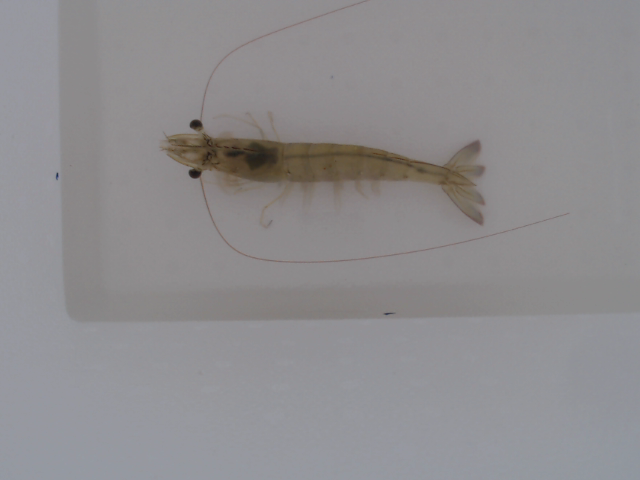
#> input picture test/s1_4.png, 640 x 480 px
$ jupyter execute --allow-errors training_model.ipynb
#> lines starting #> are read from the running program, lines starting #| are printed output that depends on the picture
[cell 1]
import cv2
import numpy as np
import os
import glob

def process_image(img_path, output_folder, min_area=3000, max_hole_area=500):
    # Đọc ảnh gốc
#> called with img_path = 'test/s1_4.png', output_folder = 'contour_shrimp', min_area = 3000, max_hole_area = 500
    img = cv2.imread(img_path)
#> img is the input picture: shape (480, 640, 3); mean B, G, R 143, 140.8, 142.5
    if img is None:
        print(f"Không thể đọc ảnh: {img_path}")
        return 0

    original = img.copy()

    # Bước 1: Tách nền xanh -> lấy vùng tôm
    hsv = cv2.cvtColor(img, cv2.COLOR_BGR2HSV)
#> hsv: shape (480, 640, 3); mean H, S, V 112.8, 11.5, 145.5
    lower_blue = np.array([90, 50, 50])
    upper_blue = np.array([140, 255, 255])

    lower_white = np.array([0, 0, 200])
    upper_white = np.array([180, 50, 255])
    mask = cv2.inRange(hsv, lower_white,upper_white)
#> mask: shape (480, 640); every value is 0
    mask_inv = cv2.bitwise_not(mask)
#> mask_inv: shape (480, 640); every value is 255

    # Bước 2: Morphology để làm mượt mask
    kernel = cv2.getStructuringElement(cv2.MORPH_ELLIPSE, (3,3))
    mask_clean = cv2.morphologyEx(mask_inv, cv2.MORPH_OPEN, kernel)
    mask_clean = cv2.morphologyEx(mask_clean, cv2.MORPH_CLOSE, kernel)

    # Bước 3: Fill các lỗ nhỏ bên trong vật thể
    final_mask = mask_clean.copy()
    contours, hierarchy = cv2.findContours(mask_clean, cv2.RETR_CCOMP, cv2.CHAIN_APPROX_SIMPLE)
#> contours = [[[0, 0], [0, 479], [639, 479], [639, 0]]]
    if hierarchy is not None:
        for i in range(len(contours)):
            if hierarchy[0][i][3] != -1:
                area = cv2.contourArea(contours[i])
                if area < max_hole_area:
                    cv2.drawContours(final_mask, contours, i, 255, cv2.FILLED)
#> this loop made 1 pass

    # Bước 4: Erosion nhẹ hơn
    kernel = np.ones((3,3), np.uint8)
    eroded = cv2.erode(final_mask, kernel, iterations=1)

    # Bước 5: Distance transform
    dist_transform = cv2.distanceTransform(eroded, cv2.DIST_L2, 5)
#> dist_transform: shape (480, 640) float32; every value is 3.4e+38
    ret, sure_fg = cv2.threshold(dist_transform, 0.3*dist_transform.max(), 255, 0)
#> sure_fg: shape (480, 640) float32; every value is 255
#> ret = 1.02e+38
    sure_fg = np.uint8(sure_fg)

    unknown = cv2.subtract(final_mask, sure_fg)

    # Bước 6: Marker labelling
    ret, markers = cv2.connectedComponents(sure_fg)
#> markers: shape (480, 640) int32; every value is 1
#> ret = 2
    markers = markers + 1
#> markers: shape (480, 640) int32; every value is 2
    markers[unknown == 255] = 0

    # Watershed
    markers = cv2.watershed(original, markers)
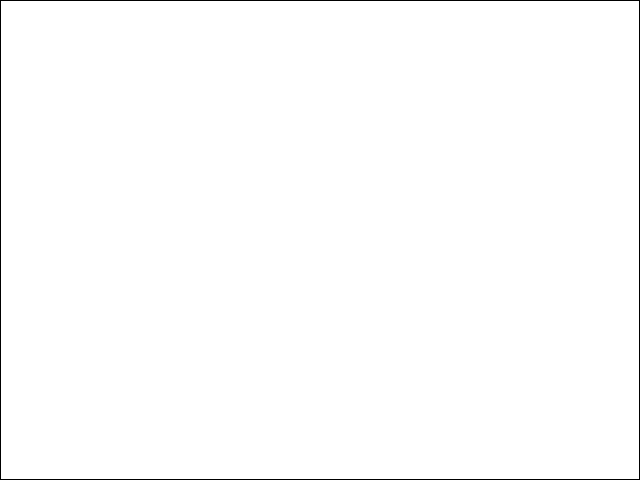
#> markers: shape (480, 640) int32; values -1 (black) and 2 (white), 99.3% white; black in thin lines or dots

    # Bước 7: Lưu từng contour của tôm
    shrimp_count = 0
    global_shrimp_index = get_global_shrimp_index(output_folder)  # Lấy chỉ số tôm hiện tại

    for marker_id in range(2, np.max(markers)+1):
        mask = np.uint8(markers == marker_id)
        mask_full = cv2.bitwise_and(final_mask, final_mask, mask=mask)
        cnts, _ = cv2.findContours(mask_full, cv2.RETR_EXTERNAL, cv2.CHAIN_APPROX_SIMPLE)
        for cnt in cnts:
            area = cv2.contourArea(cnt)
            if area > min_area:
                shrimp_count += 1
                global_shrimp_index += 1
                # Tạo ảnh chỉ chứa contour
                contour_img = np.zeros_like(original)
                cv2.drawContours(contour_img, [cnt], -1, (0, 255, 0), 2)
                # Lưu contour
                output_filename = os.path.join(output_folder, f"shrimp_{global_shrimp_index}.png")
                cv2.imwrite(output_filename, contour_img)
                print(f"Đã lưu contour tôm {global_shrimp_index} tại: {output_filename}")
#> this loop made 1 pass
#> cnts on pass 1: [[[1, 1], [1, 478], [638, 478], [638, 1]]]
#> pass 1, in process_image, `cv2.imwrite(output_filename, contour_img)`:
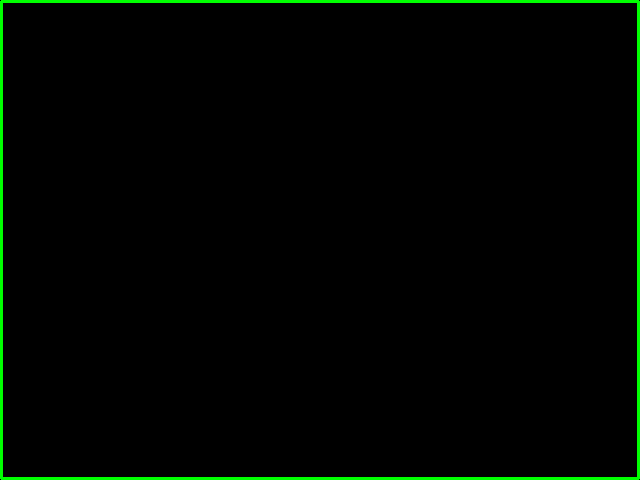
#> saved as shrimp_4.png: shape (480, 640, 3); mean B, G, R 0, 5.5, 0
#> after the loop, global_shrimp_index = 4; shrimp_count = 1

    print(f"Ảnh {img_path}: Số lượng tôm đếm được: {shrimp_count}")
#| Ảnh test/s1_4.png: Số lượng tôm đếm được: 1
    return shrimp_count

# Hàm lấy chỉ số tôm hiện tại (để đánh số liên tiếp)
def get_global_shrimp_index(output_folder):
    existing_files = glob.glob(os.path.join(output_folder, "shrimp_*.png"))
    if not existing_files:
        return 0
    max_index = max([int(os.path.basename(f).split('_')[1].split('.')[0]) for f in existing_files])
    return max_index

# Hàm xử lý thư mục
def process_folder(input_folder):
    # Tạo thư mục đầu ra
    output_folder = os.path.join(os.path.dirname(input_folder), "contour_shrimp")
    if not os.path.exists(output_folder):
        os.makedirs(output_folder)

    # Lấy danh sách tất cả các file ảnh trong thư mục
    image_extensions = ['*.jpg', '*.jpeg', '*.png']
    image_files = []
    for ext in image_extensions:
        image_files.extend(glob.glob(os.path.join(input_folder, ext)))

    # Xử lý từng ảnh
    total_shrimp = 0
    for img_path in image_files:
        shrimp_count = process_image(img_path, output_folder)
#> shrimp_count = 1
        total_shrimp += shrimp_count
#> total_shrimp = 1

    print(f"Tổng số tôm đếm được từ tất cả ảnh: {total_shrimp}")
#| Tổng số tôm đếm được từ tất cả ảnh: 1

# Sử dụng hàm
input_folder = r"D:\test\estimate_shrmip\test" # Thay bằng đường dẫn thư mục của bạn
process_folder(input_folder)

[cell 2]
import cv2
import numpy as np
import os
import glob
import pandas as pd
from sklearn.ensemble import RandomForestRegressor
from sklearn.model_selection import train_test_split
from sklearn.metrics import mean_squared_error, r2_score
import joblib
import matplotlib.pyplot as plt

# Hàm xử lý ảnh và trích xuất đặc trưng từ contour
# [64 lines left out: function process_image, not called in this run]

# Hàm chuẩn bị dữ liệu từ thư mục ảnh và file Excel
def prepare_data(image_folder, excel_path, contour_output_folder):
    # Đọc file Excel
    try:
        df = pd.read_excel(excel_path)
        print(f"Đọc file Excel thành công: {excel_path}")
    except Exception as e:
        print(f"Lỗi khi đọc file Excel: {e}")
        return np.array([]), np.array([]), []

    # Kiểm tra các cột cần thiết
    required_columns = ['SAMPLE', 'CEPHALOTORAX (cm)', 'LENGTH (cm)', 'WEIGHT (g)', 'COMPLETE SHRIMP IMAGES']
    if not all(col in df.columns for col in required_columns):
        print(f"File Excel thiếu một hoặc nhiều cột: {required_columns}")
        return np.array([]), np.array([]), []

    sample_ids = df['SAMPLE'].values
    weights = df['WEIGHT (g)'].values
    cephalothorax = df['CEPHALOTORAX (cm)'].values
    length = df['LENGTH (cm)'].values
    complete_shrimp_images = df['COMPLETE SHRIMP IMAGES'].values

    # Lấy danh sách ảnh (định dạng .png)
    image_files = sorted(glob.glob(os.path.join(image_folder, '*.png')))

    # Nhóm ảnh theo Sample ID
    shrimp_images = {}
    for img_path in image_files:
        filename = os.path.basename(img_path)
        try:
            sample_id = int(filename.split('_')[0][1:])  # Lấy sample_id từ s{sample}_x.png
            if sample_id not in shrimp_images:
                shrimp_images[sample_id] = []
            shrimp_images[sample_id].append(img_path)
        except (IndexError, ValueError):
            print(f"Tên file ảnh không đúng định dạng: {filename}")
            continue

    # Tìm số lượng ảnh tối đa
    max_images = max(len(images) for images in shrimp_images.values()) if shrimp_images else 0
    print(f"Số lượng ảnh tối đa cho mỗi mẫu: {max_images}")

    # Trích xuất đặc trưng
    X, y, valid_sample_ids = [], [], []
    for sample_id_raw, weight, ceph, len_, complete in zip(sample_ids, weights, cephalothorax, length, complete_shrimp_images):
        if complete != 1:  # Chỉ sử dụng các mẫu có COMPLETE SHRIMP IMAGES = 1
            print(f"Bỏ qua Sample ID {sample_id_raw} vì COMPLETE SHRIMP IMAGES != 1")
            continue

        sample_id = int(sample_id_raw)  # Ép kiểu np.int64 -> int
        if sample_id not in shrimp_images:
            print(f"Sample ID {sample_id} không có trong ảnh")
            continue

        features = [ceph, len_]  # Thêm CEPHALOTORAX và LENGTH
        img_count = 0
        for img_path in shrimp_images[sample_id]:
            feat = process_image(img_path, contour_output_folder)
            if feat is None:
                print(f"Bỏ qua Sample ID {sample_id} do lỗi xử lý ảnh: {img_path}")
                features = None
                break
            features.extend([feat['area'], feat['perimeter'], feat['width'], feat['height']])
            img_count += 1

        if features is None:  # Bỏ qua mẫu nếu có lỗi xử lý ảnh
            continue

        # Bổ sung giá trị 0 cho các ảnh thiếu
        while img_count < max_images:
            features.extend([0, 0, 0, 0])  # Thêm [area, perimeter, width, height] = 0
            img_count += 1

        X.append(features)
        y.append(weight)
        valid_sample_ids.append(sample_id)

    return np.array(X), np.array(y), valid_sample_ids

# Hàm huấn luyện mô hình và dự đoán
# [47 lines left out: functions train_and_predict, plot_predictions, save_comparison_csv, not called in this run]

# Hàm chính
def main():
    image_folder = r"D:\test\estimate_shrmip\DB3"  # Thư mục chứa ảnh tôm
    excel_path = r"D:\test\estimate_shrmip\DB3_INDUSTRIAL_FARM_2_C2.xlsx"  # File Excel
    contour_output_folder = r"D:\test\estimate_shrmip\Countour_DB3"  # Thư mục lưu contour
    output_model = "shrimp_weight_prediction_model.pkl"
    output_csv = "shrimp_weight_comparison.csv"

    # Chuẩn bị dữ liệu
    X, y, valid_sample_ids = prepare_data(image_folder, excel_path, contour_output_folder)
    if len(X) == 0:
        print("Không có dữ liệu hợp lệ để huấn luyện.")
        return

    # Huấn luyện mô hình và dự đoán
    model, y_pred, sample_ids = train_and_predict(X, y, valid_sample_ids)

    # Lưu mô hình
    joblib.dump(model, output_model)
    print(f"Đã lưu mô hình tại: {output_model}")

    # Vẽ biểu đồ
    plot_predictions(sample_ids, y, y_pred)

    # Lưu kết quả so sánh vào CSV
    save_comparison_csv(sample_ids, y, y_pred, output_csv)

if __name__ == "__main__":
    main()

[cell 3]
import cv2
import numpy as np
import os
import glob
import pandas as pd
from sklearn.ensemble import RandomForestRegressor
from sklearn.model_selection import train_test_split
from sklearn.metrics import mean_squared_error, r2_score
import joblib
import matplotlib.pyplot as plt

# Hàm xử lý ảnh và trích xuất đặc trưng từ contour
# [66 lines left out: function process_image, not called in this run]

# Hàm chuẩn bị dữ liệu từ thư mục ảnh và file Excel
def prepare_data(image_folder, excel_path, contour_output_folder):
    # Đọc file Excel
    try:
        df = pd.read_excel(excel_path)
        print(f"Đọc file Excel thành công: {excel_path}")
    except Exception as e:
        print(f"Lỗi khi đọc file Excel: {e}")
        return np.array([]), np.array([]), []

    # Kiểm tra các cột cần thiết
    required_columns = ['SAMPLE', 'WEIGHT (g)', 'COMPLETE SHRIMP IMAGES']
    if not all(col in df.columns for col in required_columns):
        print(f"File Excel thiếu một hoặc nhiều cột: {required_columns}")
        return np.array([]), np.array([]), []

    sample_ids = df['SAMPLE'].values
    weights = df['WEIGHT (g)'].values
    complete_shrimp_images = df['COMPLETE SHRIMP IMAGES'].values

    # Lấy danh sách ảnh (định dạng .png)
    image_files = sorted(glob.glob(os.path.join(image_folder, '*.png')))

    # Nhóm ảnh theo Sample ID
    shrimp_images = {}
    for img_path in image_files:
        filename = os.path.basename(img_path)
        try:
            sample_id = int(filename.split('_')[0][1:])  # Lấy sample_id từ s{sample}_x.png
            if sample_id not in shrimp_images:
                shrimp_images[sample_id] = []
            shrimp_images[sample_id].append(img_path)
        except (IndexError, ValueError):
            print(f"Tên file ảnh không đúng định dạng: {filename}")
            continue

    # Tìm số lượng ảnh tối đa
    max_images = max(len(images) for images in shrimp_images.values()) if shrimp_images else 0
    print(f"Số lượng ảnh tối đa cho mỗi mẫu: {max_images}")

    # Trích xuất đặc trưng
    X, y, valid_sample_ids = [], [], []
    for sample_id_raw, weight, complete in zip(sample_ids, weights, complete_shrimp_images):
        if complete != 1:  # Chỉ sử dụng các mẫu có COMPLETE SHRIMP IMAGES = 1
            print(f"Bỏ qua Sample ID {sample_id_raw} vì COMPLETE SHRIMP IMAGES != 1")
            continue

        sample_id = int(sample_id_raw)  # Ép kiểu np.int64 -> int
        if sample_id not in shrimp_images:
            print(f"Sample ID {sample_id} không có trong ảnh")
            continue

        features = []  # Chỉ sử dụng đặc trưng từ ảnh
        img_count = 0
        for img_path in shrimp_images[sample_id]:
            feat = process_image(img_path, contour_output_folder)
            if feat is None:
                print(f"Bỏ qua Sample ID {sample_id} do lỗi xử lý ảnh: {img_path}")
                features = None
                break
            features.extend([feat['area'], feat['perimeter'], feat['width'], feat['height']])
            img_count += 1

        if features is None:  # Bỏ qua mẫu nếu có lỗi xử lý ảnh
            continue

        # Bổ sung giá trị 0 cho các ảnh thiếu
        while img_count < max_images:
            features.extend([0, 0, 0, 0])  # Thêm [area, perimeter, width, height] = 0
            img_count += 1

        X.append(features)
        y.append(weight)
        valid_sample_ids.append(sample_id)

    return np.array(X), np.array(y), valid_sample_ids, max_images

# Hàm huấn luyện mô hình và dự đoán
# [45 lines left out: functions train_and_predict, plot_predictions, save_comparison_csv, not called in this run]

# Hàm chính
def main():
    image_folder = r"D:\test\estimate_shrmip\DB3"  # Thư mục chứa ảnh tôm
    excel_path = r"D:\test\estimate_shrmip\DB3_INDUSTRIAL_FARM_2_C2.xlsx"  # File Excel
    contour_output_folder = r"D:\test\estimate_shrmip\contour_shrimp"  # Thư mục lưu contour
    output_model = "shrimp_weight_prediction_image_only.pkl"  # File mô hình mới
    output_csv = "shrimp_weight_comparison_image_only.csv"  # File CSV kết quả

    # Chuẩn bị dữ liệu
    X, y, valid_sample_ids, max_images = prepare_data(image_folder, excel_path, contour_output_folder)
    if len(X) == 0:
        print("Không có dữ liệu hợp lệ để huấn luyện.")
        return

    # Huấn luyện mô hình và dự đoán
    model, y_pred, sample_ids = train_and_predict(X, y, valid_sample_ids)

    # Lưu mô hình
    joblib.dump(model, output_model)
    print(f"Đã lưu mô hình tại: {output_model}")

    # Vẽ biểu đồ
    plot_predictions(sample_ids, y, y_pred)

    # Lưu kết quả so sánh vào CSV
    save_comparison_csv(sample_ids, y, y_pred, output_csv)

    # Lưu max_images để sử dụng khi dự đoán
    with open('max_images.txt', 'w') as f:
        f.write(str(max_images))
    print(f"Đã lưu max_images ({max_images}) tại: max_images.txt")

#> (the rest of this cell did not finish here and is left out)

[cell 4]
import cv2
import numpy as np
import os
import pandas as pd
import joblib
import time

# Hàm xử lý ảnh và trích xuất đặc trưng từ contour
# [70 lines left out: function process_image, not called in this run]

# Hàm chuẩn bị dữ liệu đầu vào từ một ảnh
def prepare_input_data(img_path, contour_output_folder, max_images):
    """
    Hàm chuẩn bị dữ liệu đầu vào từ một ảnh.
    Input: Đường dẫn ảnh (img_path), thư mục lưu contour, số ảnh tối đa (max_images).
    Output: Mảng đặc trưng X và sample_id, hoặc None nếu xử lý thất bại.
    """
    # Lấy sample_id từ tên file ảnh
    try:
        filename = os.path.basename(img_path)
        sample_id = int(filename.split('_')[0][1:])  # Lấy sample_id từ s{sample}_x.png
    except (IndexError, ValueError):
        return None, None  # Không in lỗi, trả về None

    # Trích xuất đặc trưng
    feat = process_image(img_path, contour_output_folder)
    if feat is None:
        return None, None  # Không in lỗi, trả về None

    # Tạo vector đặc trưng
    features = [feat['area'], feat['perimeter'], feat['width'], feat['height']]
    img_count = 1

    # Bổ sung giá trị 0 cho các ảnh thiếu
    while img_count < max_images:
        features.extend(feat['area'], feat['perimeter'], feat['width'], feat['height'])  # Thêm [area, perimeter, width, height] = 0
        img_count += 1

    return np.array([features]), sample_id

# Hàm dự đoán khối lượng tôm
def predict_shrimp_weight(model_path, img_path, contour_output_folder, max_images):
    """
    Hàm load mô hình và dự đoán khối lượng tôm từ một ảnh.
    Input: Đường dẫn mô hình, đường dẫn ảnh, thư mục lưu contour, số ảnh tối đa.
    Output: Sample ID, khối lượng dự đoán, và thời gian xử lý.
    """
#> called with model_path = 'shrimp_weight_prediction_image_only.pkl', img_path = 'D:\\test\\estimate_shrmip\\DB3\\s1_4.png', contour_output_folder = 'D:\\test\\estimate_shrmip\\contour_shrimp', max_images = 38
    # Load mô hình
    start_time = time.time()  # Bắt đầu đo thời gian
    try:
        model = joblib.load(model_path)
#> (reads shrimp_weight_prediction_image_only.pkl from the repository)
    except Exception as e:
        return None, None, 0  # Không in lỗi, trả về None và thời gian 0

    # Chuẩn bị dữ liệu đầu vào
    X, sample_id = prepare_input_data(img_path, contour_output_folder, max_images)
